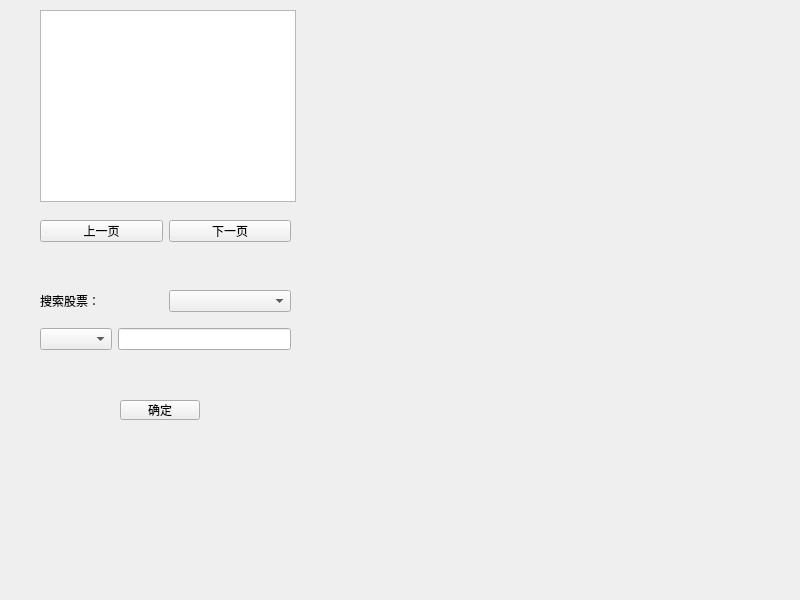
<?xml version="1.0" encoding="UTF-8"?>
<ui version="4.0">
 <class>Widget</class>
 <widget class="QWidget" name="Widget">
  <property name="geometry">
   <rect>
    <x>0</x>
    <y>0</y>
    <width>800</width>
    <height>600</height>
   </rect>
  </property>
  <property name="windowTitle">
   <string>Widget</string>
  </property>
  <widget class="QTableView" name="tableView">
   <property name="geometry">
    <rect>
     <x>40</x>
     <y>10</y>
     <width>256</width>
     <height>192</height>
    </rect>
   </property>
  </widget>
  <widget class="QPushButton" name="pushButton_3">
   <property name="geometry">
    <rect>
     <x>120</x>
     <y>400</y>
     <width>80</width>
     <height>20</height>
    </rect>
   </property>
   <property name="text">
    <string>确定</string>
   </property>
  </widget>
  <widget class="QWidget" name="">
   <property name="geometry">
    <rect>
     <x>40</x>
     <y>220</y>
     <width>251</width>
     <height>22</height>
    </rect>
   </property>
   <layout class="QHBoxLayout" name="horizontalLayout">
    <item>
     <widget class="QPushButton" name="pushButton">
      <property name="text">
       <string>上一页</string>
      </property>
     </widget>
    </item>
    <item>
     <widget class="QPushButton" name="pushButton_2">
      <property name="text">
       <string>下一页</string>
      </property>
     </widget>
    </item>
   </layout>
  </widget>
  <widget class="QWidget" name="">
   <property name="geometry">
    <rect>
     <x>40</x>
     <y>280</y>
     <width>251</width>
     <height>81</height>
    </rect>
   </property>
   <layout class="QVBoxLayout" name="verticalLayout">
    <item>
     <layout class="QHBoxLayout" name="horizontalLayout_2">
      <item>
       <widget class="QLabel" name="label">
        <property name="text">
         <string>搜索股票：</string>
        </property>
       </widget>
      </item>
      <item>
       <widget class="QComboBox" name="comboBox_2"/>
      </item>
     </layout>
    </item>
    <item>
     <layout class="QHBoxLayout" name="horizontalLayout_3">
      <item>
       <widget class="QComboBox" name="comboBox"/>
      </item>
      <item>
       <widget class="QLineEdit" name="lineEdit"/>
      </item>
     </layout>
    </item>
   </layout>
  </widget>
 </widget>
 <resources/>
 <connections/>
</ui>
